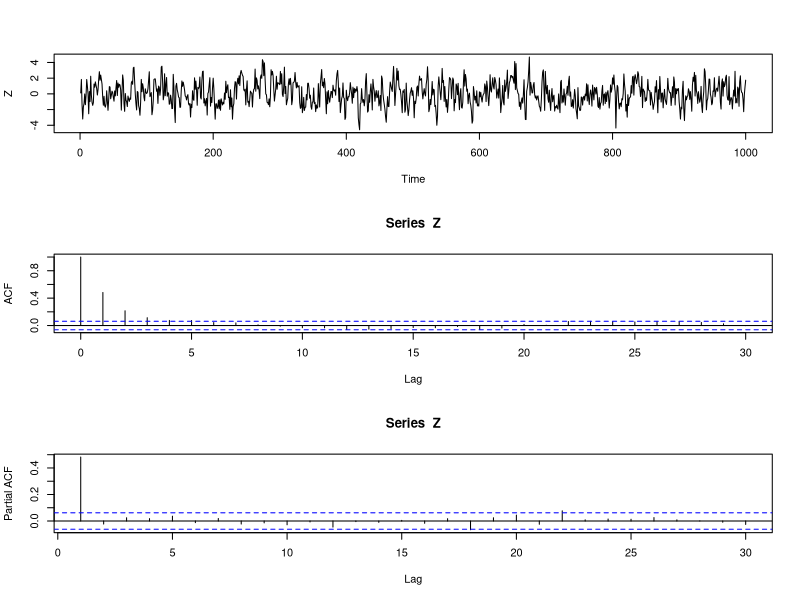

This figure's R source:
# Lista 1 - Exercicio 3 - item c
# Zt = 0,4*Zt-1 + at - 0,3*at-1 - 0,8*at-2 ==> ARMA(p, q), p=1, q=2 ==> ARMA(1,2)
set.seed(666)

noise <- rnorm(1000)

# t = 1
Z <- rnorm(1)

# t = 2
Z[2] <- .4*Z[1] + rnorm(1) + .3*noise[1]

# t >= 3
for (t in 3:length(noise)) {
  Z[t] = .4*Z[t-1] + rnorm(1) - .3*noise[t-1] - .8*noise[t-2]
}

par(mfrow=c(3,1))
ts.plot(Z)
acf(Z, type = "correlation", plot = T)
acf(Z, type = "partial", plot = T)